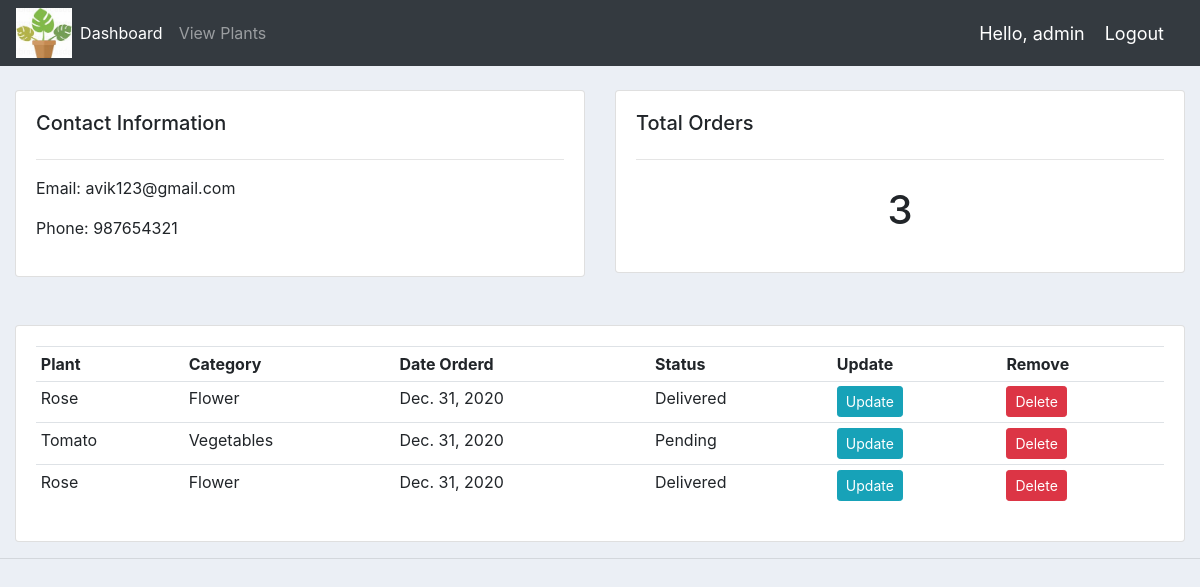
/customer/5 (signed in), run on the app's committed database.
### firstpage/models.py (models this page shows, shortened)
class Customer(models.Model):
    user = models.OneToOneField(User,null=True, on_delete=models.CASCADE)
    name = models.CharField(max_length=200,null=True)
    email = models.CharField(max_length=200,null=True)
    phone = models.CharField(max_length=200,null=True)
    profile_pic = models.ImageField(default="default_profile_pic.png",null=True,blank=True)
    '''
    def __str__(self):
        return self.name'''

class CartOrders(models.Model):
    STATUS = (
    ('Pending','Pending'),
    ('Delivered','Delivered'),
    )
    customer = models.ForeignKey(Customer,null=True, on_delete=models.CASCADE)
    plants = models.ForeignKey(Plants,null=True, on_delete=models.CASCADE)
    date = models.DateField(default=datetime.datetime.today)
    quantity = models.IntegerField(default=1)
    price = models.IntegerField(default=0)
    phone = models.CharField(max_length=200,null=True)
    address = models.CharField(max_length=200,null=True)
    status = models.CharField(max_length=200,null=True,choices=STATUS)
    @staticmethod
    def get_orders_by_customer(customer_id):
         return CartOrders.objects.filter(customer = customer_id).order_by('-date')

class Plants(models.Model):
    CATEGORY = (
     ('Flower','Flower'),
     ('Fruits','Fruits'),
     ('Vegetables','Vegetables'),
    )
    name = models.CharField(max_length=200,null=True)
    plant_id = models.IntegerField(max_length=200)
    price = models.FloatField(max_length=200)
    category = models.CharField(max_length=200,null=True,choices=CATEGORY)
    image = models.ImageField(default="rose.jpg",null=True,blank=True)
    tags = models.ManyToManyField(Tag)
    def __str__(self):
        return self.name

### firstpage/decorators.py (the view)
		def wrapper_func(request, *args, **kwargs):
			group = None
			if request.user.groups.exists():
				group = request.user.groups.all()[0].name
			if group in allowed_roles:
				return view_func(request, *args, **kwargs)
			else:
				return HttpResponse('You are not authorized to view this page')

### firstpage/views.py (called while the page is built)
@login_required(login_url='login')
@allowed_users(allowed_roles=['admin'])
def customer(request,pk):
    customer = Customer.objects.get(id=pk)
    orders = CartOrders.get_orders_by_customer(customer)
    order_count = orders.count()
    myFilter = OrderFilter(request.GET,queryset=orders)
    orders = myFilter.qs
    context={'customer':customer,'orders':orders,'order_count':order_count,'myFilter': myFilter}
    return render(request, 'firstpage/customer.html',context)

### firstpage/templates/firstpage/customer.html
{%  extends 'firstpage/main.html' %}
{% block content %}
	<br>
<div class="row">
	<div class="col-md">
		<div class="card card-body">
			<h5>Contact Information</h5>
			<hr>
			<p>Email: {{customer.email}} </p>
			<p>Phone: {{customer.phone}}</p>
		</div>
	</div>
	<div class="col-md">
		<div class="card card-body">
			<h5>Total Orders</h5>
			<hr>
			<h1 style="text-align: center;padding: 10px">{{order_count}}</h1>
		</div>
	</div>
</div>
<br>
<br>
<div class="row">
	<div class="col-md">
		<div class="card card-body">
			<table class="table table-sm">
				<tr>
					<th>Plant</th>
					<th>Category</th>
					<th>Date Orderd</th>
					<th>Status</th>
					<th>Update</th>
					<th>Remove</th>
				</tr>
				{% for order in orders %}
                    <tr>
                        <td>{{order.plants}}</td>
						<td>{{order.plants.category}}</td>
                        <td>{{order.date}}</td>
                        <td>{{order.status}}</td>
                        <td><a class="btn btn-sm btn-info" href="{% url 'update_order' order.id %}">Update</a></td>
                        <td><a class="btn btn-sm btn-danger" href="{% url 'delete_order' order.id %}">Delete</a></td>
                    </tr>
                {% endfor %}
			</table>
		</div>
	</div>
</div>
{% endblock %}

### firstpage/templates/firstpage/navbar.html (shortened to what this page needs)
{% load static %}
<nav class="navbar navbar-expand-lg navbar-dark bg-dark">
 <img class="logo-display" src="{% static 'images/companylogo.jpg' %}">
  <div class="collapse navbar-collapse" id="navbarNav">
    <ul class="navbar-nav">
    {% if request.user.is_staff %}
      <li class="nav-item active">
        <a class="nav-link" href="{% url 'home' %}">Dashboard</a>
      </li>
      <li class="nav-item">
        <a class="nav-link" href="{% url 'adminPlants' %}">View Plants</a>
      </li>
    {% endif %}
    </ul>
  </div>
  <span class="hello-msg">Hello, {{request.user}}</span>
  <span ><a  class="hello-msg" href="{% url 'logout' %}">Logout</a></span>
</nav>

### static/css/main.css (style rules this page uses)
body { background-color: #ebeff5; }

### firstpage/templates/firstpage/navbar.html (style rules this page uses)
.hello-msg { font-size: 18px; color: #fff; margin-right: 20px; }
.logo-display { max-width: 130px; height: 50px; }

### data on the page
Customer: email "avik123@gmail.com", phone "987654321"
CartOrders: plants "Rose", plants.category "Flower", date "Dec. 31, 2020", status "Delivered"
CartOrders: plants "Tomato", plants.category "Vegetables", date "Dec. 31, 2020", status "Pending"
CartOrders: plants "Rose", plants.category "Flower", date "Dec. 31, 2020", status "Delivered"

### other printed values
{{ request.user }} "admin"
{{ order_count }} "3"
